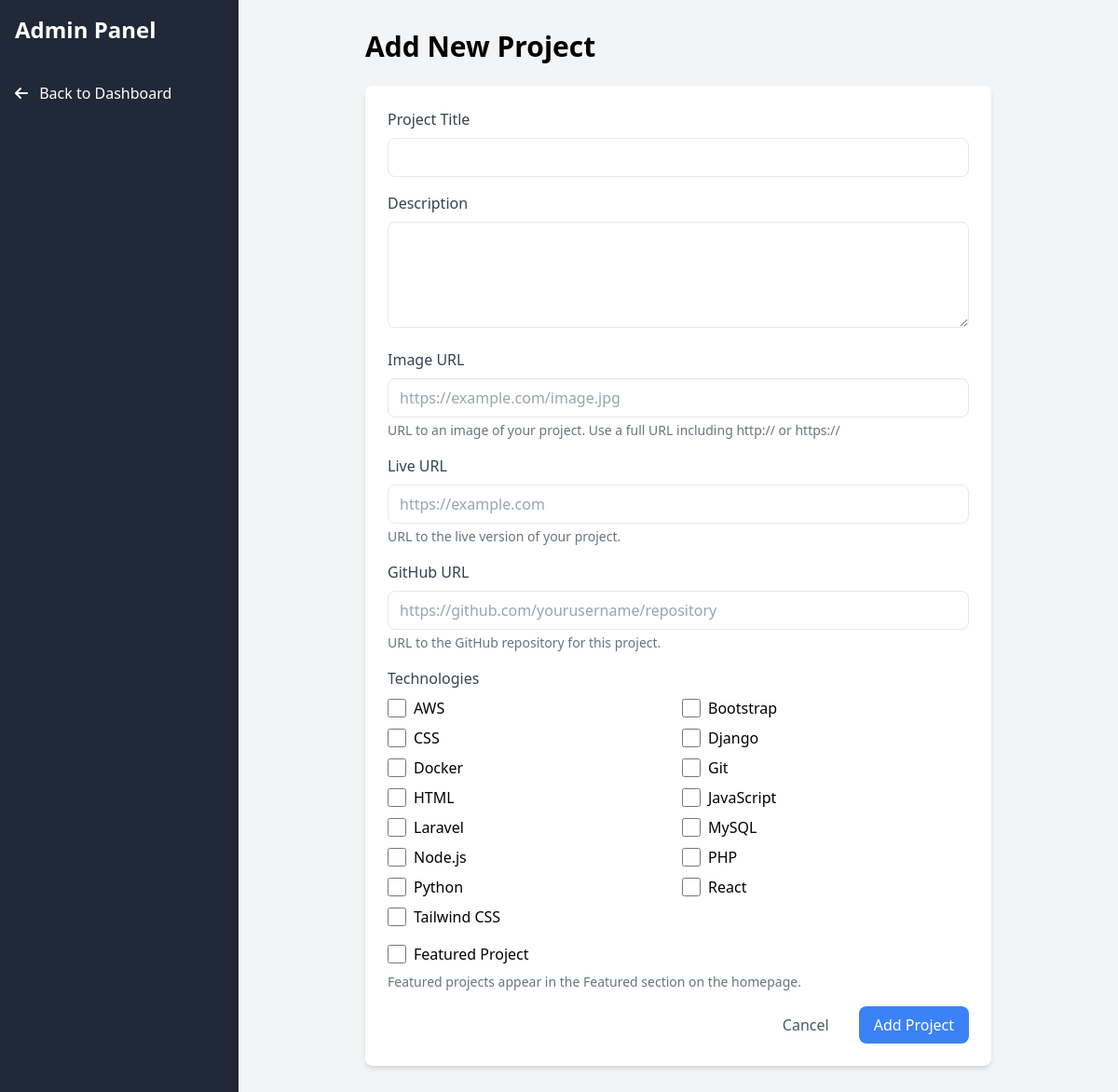
Screenshot of /admin/add_project.php (signed in) with the database file from the repository.
### tables this page shows
CREATE TABLE IF NOT EXISTS technologies (
    id INT PRIMARY KEY AUTO_INCREMENT,          
    name VARCHAR(50) UNIQUE NOT NULL,           
    created_at TIMESTAMP DEFAULT CURRENT_TIMESTAMP
);

### admin/add_project.php (the view, shortened to what this page needs)
<?php
require_once '../inc/config.php';
try {
    $technologies = $pdo->query("SELECT * FROM technologies ORDER BY name")->fetchAll();
} catch (PDOException $e) {
    $_SESSION['error'] = "Error fetching technologies: " . $e->getMessage();
    header('Location: index.php');
    exit;
}
?>
<!DOCTYPE html>
<html lang="en">
<head>
    <script src="https://cdn.tailwindcss.com"></script>
    <link rel="stylesheet" href="https://cdnjs.cloudflare.com/ajax/libs/font-awesome/6.0.0/css/all.min.css">
</head>
<body class="bg-gray-100">
    <div class="min-h-screen flex">
        <div class="w-64 bg-gray-800 text-white">
            <div class="p-4">
                <h2 class="text-2xl font-bold">Admin Panel</h2>
            </div>
            <nav class="mt-4">
                <a href="index.php" class="block px-4 py-2 hover:bg-gray-700">
                    <i class="fas fa-arrow-left mr-2"></i> Back to Dashboard
                </a>
            </nav>
        </div>
        <div class="flex-1 p-8">
            <div class="max-w-2xl mx-auto">
                <h1 class="text-3xl font-bold mb-6">Add New Project</h1>
                <form method="POST" class="bg-white rounded-lg shadow-md p-6">
                    <div class="space-y-4">
                        <div>
                            <label class="block text-gray-700 mb-2" for="title">Project Title</label>
                            <input type="text" id="title" name="title" required
                                   class="w-full px-3 py-2 border rounded-lg focus:outline-none focus:ring-2 focus:ring-blue-500">
                        </div>
                        <div>
                            <label class="block text-gray-700 mb-2" for="description">Description</label>
                            <textarea id="description" name="description" rows="4" required
                                      class="w-full px-3 py-2 border rounded-lg focus:outline-none focus:ring-2 focus:ring-blue-500"></textarea>
                        </div>
                        <div>
                            <label class="block text-gray-700 mb-2" for="image_url">Image URL</label>
                            <input type="url" id="image_url" name="image_url"
                                   class="w-full px-3 py-2 border rounded-lg focus:outline-none focus:ring-2 focus:ring-blue-500"
                                   placeholder="https://example.com/image.jpg">
                            <p class="text-sm text-gray-500 mt-1">URL to an image of your project. Use a full URL including http:// or https://</p>
                        </div>
                        <div>
                            <label class="block text-gray-700 mb-2" for="live_url">Live URL</label>
                            <input type="url" id="live_url" name="live_url"
                                   class="w-full px-3 py-2 border rounded-lg focus:outline-none focus:ring-2 focus:ring-blue-500"
                                   placeholder="https://example.com">
                            <p class="text-sm text-gray-500 mt-1">URL to the live version of your project.</p>
                        </div>
                        <div>
                            <label class="block text-gray-700 mb-2" for="github_url">GitHub URL</label>
                            <input type="url" id="github_url" name="github_url"
                                   class="w-full px-3 py-2 border rounded-lg focus:outline-none focus:ring-2 focus:ring-blue-500"
                                   placeholder="https://github.com/yourusername/repository">
                            <p class="text-sm text-gray-500 mt-1">URL to the GitHub repository for this project.</p>
                        </div>
                        <div>
                            <label class="block text-gray-700 mb-2">Technologies</label>
                            <div class="grid grid-cols-2 gap-2">
                                <?php foreach ($technologies as $tech): ?>
                                    <label class="inline-flex items-center">
                                        <input type="checkbox" name="technologies[]" value="<?php echo $tech['id']; ?>"
                                               class="form-checkbox h-5 w-5 text-blue-600">
                                        <span class="ml-2"><?php echo htmlspecialchars($tech['name']); ?></span>
                                    </label>
                                <?php endforeach; ?>
                            </div>
                        </div>
                        <div>
                            <label class="inline-flex items-center">
                                <input type="checkbox" name="featured" class="form-checkbox h-5 w-5 text-blue-600">
                                <span class="ml-2">Featured Project</span>
                            </label>
                            <p class="text-sm text-gray-500 mt-1">Featured projects appear in the Featured section on the homepage.</p>
                        </div>
                        <div class="flex justify-end space-x-4">
                            <a href="index.php" class="px-4 py-2 text-gray-600 hover:text-gray-800">Cancel</a>
                            <button type="submit" class="px-4 py-2 bg-blue-500 text-white rounded-lg hover:bg-blue-600">
                                Add Project
                            </button>
                        </div>
                    </div>
                </form>
            </div>
        </div>
    </div>
</body>
</html>

### rows the page displays
technologies: name "AWS"
technologies: name "Bootstrap"
technologies: name "CSS"
technologies: name "Django"
technologies: name "Docker"
technologies: name "Git"
technologies: name "HTML"
technologies: name "JavaScript"
technologies: name "Laravel"
technologies: name "MySQL"
technologies: name "Node.js"
technologies: name "PHP"
technologies: name "Python"
technologies: name "React"
technologies: name "Tailwind CSS"
